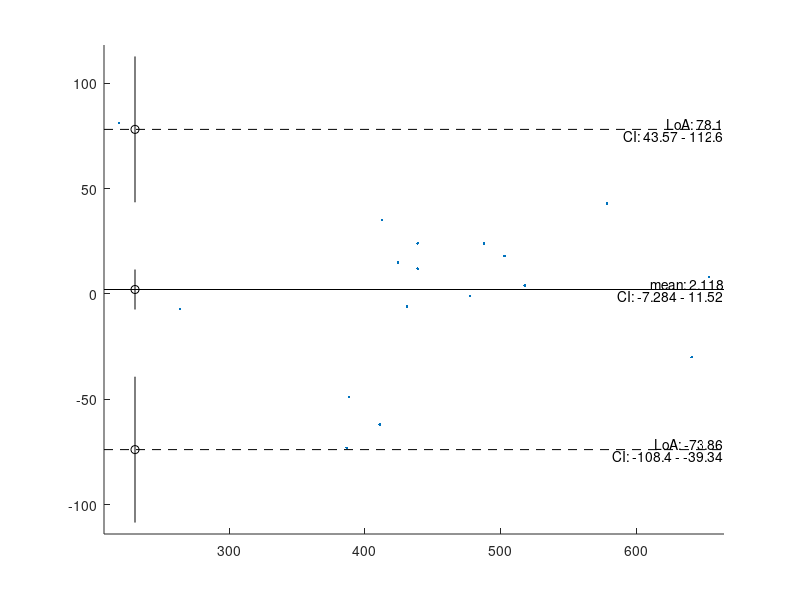

Write the MATLAB code that produced this figure.
function h=BlandAltmanPlot(var1, var2, varargin)
%Create a Bland-Altman plot and return a struct with results and handles.
%This function does not require any toolbox.
%
%Syntax:
% BlandAltmanPlot()
%    Generate an example in the current axes.
% BlandAltmanPlot(var1,var2)
%    Create a Bland-Altman plot with the two entered variables. All other settings are set to the
%    default, as described below. Both must be numeric vectors with 2 dimensions or fewer (so
%    1x1x30 sized arrays will return an error). The y-values are var2-var1, the x-values are
%    (var1+var2)/2, unless the plot_x_mean switch is set to false, in which case var1 determines
%    the x-values.
% BlandAltmanPlot(___,Name,Value)
%    Change optional parameters. See below for the list of options that can be changed.
% BlandAltmanPlot(___,optionstruct)
%    Change optional parameters. Each field should be one of the parameters detailed below. Missing
%    fields are filled with the default.
% h=BlandAltmanPlot(___)
%    Returns a struct with values and object handles. This can be used to extract calculated
%    values, to delete specific objects, or to change the plot type.
%
%Parameters:
%AddDetailsText      [default=true] Add the details to the plot as text. This will add the mean and
%                    limits of agreement above the plotted lines. The confidence intervals will be
%                    added under the plotted lines if enabled by the plotCI parameter. The text
%                    elements are placed on the far right side of the plot.
%alpha               [default=0.05] The alpha value is used for the limits of agreement, as well as
%                    for the confidence intervals.
%plotCI              [default=true] Add the CIs of the mean and LoAs to the plot with the errorbar
%                    function. If AddDetailsText is set to true, this parameter controls both the
%                    whiskers and the text. The whiskers are plotted close to the left side of the
%                    plot.
%GroupIndex          [default=[]] You can split the plot into an array of line objects so you can
%                    adjust properties like Color and Marker for subgroups. Setting this to an
%                    empty array will keep all points in a single group.
%                    This parameter must contain only positive integer values, as it is used to
%                    index h.plot.data.
%plot_x_mean         [default=true] If set to false, the first input is used for the x-coordinate,
%                    instead of using the mean.
%StoreToAppdata      [default=true] If set to true, the output of this function will be stored in
%                    the axes object with setappdata, so it can be easily retrieved. The output
%                    struct is set to the data field named 'HJW___BlandAltmanPlot___data'.
%Parent              [default=[]] This determines the parent axes for the plots and texts. If left
%                    empty, gca is used to determine the target axes. If TargetAxes and Parent both
%                    are non-empty, TargetAxes is ignored.
%TargetAxes          [default=[]] This is the same as the Parent switch. If both are non-empty,
%                    TargetAxes is ignored. This switch is maintained for backwards compatibility.
%TextDigitsDisplayed [default=4] This is either the number of digits used in the text elements, or
%                    a FormatSpec that makes num2str return a non-empty char.
%xxyy                [default=[]] This parameter controls the axis range. It has to be a 4-element
%                    vector. Any NaN values will be auto-determined based on the input data (taking
%                    into account the value of plot_x_mean). An empty input is equivalent to [NaN
%                    NaN NaN NaN].
%
%Output:
%h.input.alpha       - alpha value used for plots and calculations
%       .var1        - first variable used for plot
%       .var2        - second variable used for plot
% .data.mu           - mean value of var2-var1
%      .loa          - lower and upper limits of agreement
%      .CI.mu        - lower and upper bound of the CI of the mean
%         .loa_lower - lower and upper bound of the CI of the lower LoA
%         .loa_upper - lower and upper bound of the CI of the upper LoA
% .xxyy              - axis extents used
% .plot.data         - handle to the data plot object (may be an array)
%      .mean         - handle to the mean line
%      .loa_lo       - handle to the lower LoA line
%      .loa_hi       - handle to the upper LoA line
%      .CI_lo        - handle to the lower LoA errorbar
%      .CI_mu        - handle to the mean errorbar
%      .CI_hi        - handle to the upper LoA errorbar
% .text.mean         - handle to the 'mean: %f' text object
%      .meanCI       - handle to the 'CI: %f-%f' text object
%      .loa_hi       - handle to the 'LoA: %f' text object
%      .loa_hi_CI    - handle to the 'CI: %f-%f' text object
%      .loa_lo       - handle to the 'LoA: %f' text object
%      .loa_lo_CI    - handle to the 'CI: %f-%f' text object
%
%The method for calculating characteristic values and the example data were taken from
%Bland&Altman (Lancet, 1986, i:307-310) http://dx.doi.org/10.1016/S0140-6736(86)90837-8
%
%/%/%/%/%/%/%/%/%/%/%/%/%/%/%/%/%/%/%/%/%/%/%/%/%/%/%/%/%/%/%/%/%/%/%/%/%/%/%
%|                                                                         |%
%|  Version: 1.2.0                                                         |%
%|  Date:    2021-05-19                                                    |%
%|  Author:  H.J. Wisselink                                                |%
%|  Licence: CC by-nc-sa 4.0 ( creativecommons.org/licenses/by-nc-sa/4.0 ) |%
%|  Email = 'h_j_wisselink*alumnus_utwente_nl';                            |%
%|  Real_email = regexprep(Email,{'*','_'},{'@','.'})                      |%
%|                                                                         |%
%/%/%/%/%/%/%/%/%/%/%/%/%/%/%/%/%/%/%/%/%/%/%/%/%/%/%/%/%/%/%/%/%/%/%/%/%/%/%
%
% Tested on several versions of Matlab (ML 6.5 and onward) and Octave (4.4.1 and onward), and on
% multiple operating systems (Windows/Ubuntu/MacOS). For the full test matrix, see the HTML doc.
% Compatibility considerations:
% - The implementation of tinv and alpha_to_Z are by Star Strider. These implementations mean you
%   can use this function without the Statistics Toolbox.
%   https://www.mathworks.com/matlabcentral/fileexchange/56500
%   https://www.mathworks.com/matlabcentral/answers/45173#answer_55318

if nargin<2
    if nargin==0
        %example data taken from Bland&Altman (Lancet, 1986, i:307-310)
        % http://dx.doi.org/10.1016/S0140-6736(86)90837-8
        %(only first measurement of each peak flow meter)
        var1=[494,395,516,434,476,557,413,442,650,433,417,656,267,478,178,423,427];
        var2=[512,430,520,428,500,600,364,380,658,445,432,626,260,477,259,350,451];
    else
        error('Incorrect number of input argument.')
    end
end
[success,options,ME]=BlandAltmanPlot_parse_inputs(var1,var2,varargin{:});
if ~success
    %The throwAsCaller function was introduced in R2007b, hence the rethrow here.
    rethrow(ME)
else
    [StoreToAppdata, alpha, plot_x_mean, plotCI, AddDetailsText, ...
        h_ax, TextDigitsDisplayed, xxyy, GroupIndex]=...
        deal(options.StoreToAppdata, options.alpha, options.plot_x_mean, options.plotCI, ...
        options.AddDetailsText, options.TargetAxes, options.TextDigitsDisplayed, options.xxyy, ...
        options.GroupIndex);
end

%Compute Bland-Altman plot characteristics.
[mu,loa,CI]=BlandAltman_values(var1,var2,alpha);

h=struct;%Store all handles to this struct.

%Prepare first part of output.
h.input.alpha=alpha;
h.input.var1=var1;
h.input.var2=var2;
h.data.mu=mu;
h.data.loa=loa;
h.data.CI=CI;

%Determine x and y data based on plot_x_mean.
if ~isequal(size(var1),size(var2))
    %Reshape to vectors.
    var1=var1(:);var2=var2(:);
end
if plot_x_mean
    x=(var1+var2)/2;
    y=var2-var1;
else
    x=var1;
    y=var2-var1;
end

%Store the value of xxyy in the output struct, so it can be used to round the axis extent to
%appropriate values on a case by case basis.
h.xxyy=[min(x) max(x) min(y) max(y)];
%Consider limits of agreement CI when calculating the bounds.
h.xxyy(3)=min(h.xxyy(3),CI.loa_lower(1));
h.xxyy(4)=max(h.xxyy(4),CI.loa_upper(2));
%Add a small margin so the points are not on the exact edge of the plot.
margin=5;%in percent
meanxxyy=[[1 1]*mean(h.xxyy(1:2)) [1 1]*mean(h.xxyy(3:4))];
h.xxyy=meanxxyy+(h.xxyy-meanxxyy)*(1+margin/100);
if isempty(xxyy)
    xxyy=[NaN NaN NaN NaN];
end
%Replace any NaN by the auto-determined extent.
xxyy(isnan(xxyy))=h.xxyy(isnan(xxyy));h.xxyy=xxyy;

%Plot the data, mean and LoAs.
NextPlot=get(h_ax,'NextPlot');%Get property to retain state.
set(h_ax,'NextPlot','add')
if ~isempty(GroupIndex)
    Color=[];
    for ind=unique(GroupIndex(:)).'
        L=GroupIndex==ind;
        h.plot.data(ind)=plot(x(L),y(L),'.','Parent',h_ax);
        if isempty(Color)
            Color=get(h.plot.data(ind),'Color');
        else
            set(h.plot.data(ind),'Color',Color);
        end
    end
else
    h.plot.data=plot(x,y,'.','Parent',h_ax);
end
h.plot.mean=plot(xxyy(1:2),mu*[1 1],'k','Parent',h_ax);
h.plot.loa_lo=plot(xxyy(1:2),loa(1)*[1 1],'k--','Parent',h_ax);
h.plot.loa_hi=plot(xxyy(1:2),loa(2)*[1 1],'k--','Parent',h_ax);
if plotCI
    err1=diff(CI.loa_lower)/2;
    err2=diff(CI.mu)/2;
    xe=xxyy(1)+0.05*diff(xxyy(1:2));%Shift slightly right.
    h.plot.CI_lo=errorbar(xe,loa(1),err1,'ko');
    h.plot.CI_mu=errorbar(xe,mu    ,err2,'ko');
    h.plot.CI_hi=errorbar(xe,loa(2),err1,'ko');
end
set(h_ax,'NextPlot',NextPlot)%Restore state (probably hold('off') ).
axis(h_ax,xxyy)
if AddDetailsText
    %Add text elements.
    %Use num2str to make use of automatic choice of FormatSpec for a fixed number of digits. This
    %is guaranteed to return a non-empty char array, as that was tested in the parser.
    d=TextDigitsDisplayed;%Use a shorter variable name for better readability of the code.
    
    %Add mean text.
    tx=xxyy(2);ty=mu;
    txt=sprintf('mean: %s',num2str(ty,d));
    h.text.mean=text(tx,ty,txt,'Parent',h_ax,...
        'HorizontalAlignment','right','VerticalAlignment','bottom');
    if plotCI
        txt=sprintf('CI: %s - %s',...
            num2str(CI.mu(1),d),num2str(CI.mu(2),d));
        h.text.meanCI=text(tx,ty,txt,'Parent',h_ax,...
            'HorizontalAlignment','right','VerticalAlignment','top');
    end
    
    %Add upper limit of agreement.
    ty=loa(2);
    txt=sprintf('LoA: %s',num2str(ty,d));
    h.text.loa_hi=text(tx,ty,txt,'Parent',h_ax,...
        'HorizontalAlignment','right','VerticalAlignment','bottom');
    if plotCI
        txt=sprintf('CI: %s - %s',...
            num2str(CI.loa_upper(1),d),num2str(CI.loa_upper(2),d));
        h.text.loa_hi_CI=text(tx,ty,txt,'Parent',h_ax,...
            'HorizontalAlignment','right','VerticalAlignment','top');
    end
    
    %Add lower limit of agreement.
    ty=loa(1);
    txt=sprintf('LoA: %s',num2str(ty,d));
    h.text.loa_lo=text(tx,ty,txt,'Parent',h_ax,...
        'HorizontalAlignment','right','VerticalAlignment','bottom');
    if plotCI
        txt=sprintf('CI: %s - %s',...
            num2str(CI.loa_lower(1),d),num2str(CI.loa_lower(2),d));
        h.text.loa_lo_CI=text(tx,ty,txt,'Parent',h_ax,...
            'HorizontalAlignment','right','VerticalAlignment','top');
    end
end

if StoreToAppdata
    setappdata(h_ax,'HJW___BlandAltmanPlot___data',h)
end
if nargout==0
    clear h
end
end
function [mu,loa,CI]=BlandAltman_values(x,y,alpha)
%Compute Bland-Altman plot characteristics.
%
%The method for calculating these values was taken from Bland&Altman
%(Lancet, 1986, i:307-310) http://dx.doi.org/10.1016/S0140-6736(86)90837-8
%
%The implementation of tinv is by Star Strider
% https://www.mathworks.com/matlabcentral/fileexchange/56500
%The implementation of alpha_to_Z is by Star Strider as well
% https://www.mathworks.com/matlabcentral/answers/45173#answer_55318

% http://web.archive.org/web/20190326204734/
% https://www.mathworks.com/matlabcentral/mlc-downloads/downloads/
%  submissions/56500/versions/1/contents/tstat3.m  
%
% http://web.archive.org/web/20150317011457/
% http://www.mathworks.com/matlabcentral/answers/
%  45173-p-value-to-z-score#answer_55318

%Retrieve statistical functions.
persistent alpha_to_Z
if isempty(alpha_to_Z)
    if ifversion('>=',7.0,'Octave','>',3)
        %Anonymous functions were introduced in ML7.0, so we need to use eval to fool the syntax
        %checker in ML6.5.
        alpha_to_Z = eval('@(a) -sqrt(2) * erfcinv(a*2)'); % Get Z value given the alpha.
    else
        alpha_to_Z=inline('-sqrt(2) * erfcinv(a*2)','a'); %#ok<DINLN>
    end
end

%Compute main characteristics.
data=y(:)-x(:);data(isnan(data))=[];
n=numel(data);%Cases
mu=mean(data);%Mean
s=std(data);  %SD

%Compute statistical elements.
mu_ste=sqrt(s^2/n);     %Standard error of mean
loa_ste=sqrt(3*s^2/n);  %Standard error of limit of agreement
t=t_inv(alpha/2,n-1);   %t-value
z=alpha_to_Z(1-alpha/2);%Z value for two-tailed alpha

%Compute output parameters.
CI.mu=[mu-mu_ste mu+mu_ste];
loa=[mu-z*s mu+z*s];
CI.loa_lower=[loa(1)-(t*loa_ste) loa(1)+(t*loa_ste)];
CI.loa_upper=[loa(2)-(t*loa_ste) loa(2)+(t*loa_ste)];
end
function out=t_inv(a,v)
% This implementation of tinv is by Star Strider
%
% https://www.mathworks.com/matlabcentral/fileexchange/56500
%
% http://web.archive.org/web/20190326204734/
% https://www.mathworks.com/matlabcentral/mlc-downloads/downloads/
%  submissions/56500/versions/1/contents/tstat3.m
persistent isOctave,if isempty(isOctave),isOctave = exist('OCTAVE_VERSION', 'builtin') ~= 0;end
persistent oct__tinv
if isOctave
    %Octave doesn't allow passing extra variables to fzero.
    if isempty(oct__tinv)
        %This uses eval to fool the syntax checker, but this requires some attention to make it
        %still work if the code is minified.
        oct__tdist2T=eval('@(t,v) (1-betainc(v/(v+t^2), v/2, 0.5));');
        oct__tdist1T=eval(['@(t,v) 1-(1-' var2str(oct__tdist2T) '(t,v))/2;']);
        oct__tinv=eval(['@(alpha,v) fzero(@(tval) (max(alpha,(1-alpha)) - ' ...
            var2str(oct__tdist1T) '(tval,v)), 5);']);
    end
    out=oct__tinv(a,v);
else
    out=fzero(@t_inv_reimplementation___local_fun,5,optimset('fzero'),a,v);
end
end
function out=t_inv_reimplementation___tdist2T(t,v)
out=1-betainc(v/(v+t^2), v/2, 0.5);
end
function out=t_inv_reimplementation___tdist1T(t,v)
out=1-(1-t_inv_reimplementation___tdist2T(t,v))/2;
end
function out=t_inv_reimplementation___local_fun(tval,a,v)
out=max(a,(1-a))-t_inv_reimplementation___tdist1T(tval,v);
end
function [success,options,ME]=BlandAltmanPlot_parse_inputs(var1,var2,varargin)
%Parse the inputs of the BlandAltmanPlot function.
% This function returns a success flag, the parsed options, and an ME struct. As input, the
% options should either be entered as a struct or as Name,Value pairs. Missing fields are filled
% from the default.

%Pre-assign outputs.
success=false;
options=struct;
ME=struct('identifier','','message','');

%Test the required inputs.
if numel(var1)==0 || numel(var1)~=max(size(var1)) || ~isnumeric(var1) ...
        || numel(size(var1))>2 %ndims must be <=2 for use in plot()
    ME.message='The first input is not a numeric vector.';
    ME.identifier='HJW:BlandAltmanPlot:incorrect_input';
    return
end
if numel(var2)==0 || numel(var2)~=max(size(var2)) || ~isnumeric(var2) ...
        || numel(size(var2))>2 %ndims must be <=2 for use in plot()
    ME.message='The second input is not a numeric vector.';
    ME.identifier='HJW:BlandAltmanPlot:incorrect_input';
    return
end
if numel(var1)~=numel(var2)
    ME.message='The first and second inputs do no match.';
    ME.identifier='HJW:BlandAltmanPlot:incorrect_input';
    return
end

%Set the defaults.
default.StoreToAppdata=true;  %Store output in the axis with setappdata.
default.alpha=0.05;           %Set default alpha value to 5%.
default.plot_x_mean=true;     %Use the mean as x coordinate.
default.plotCI=true;          %Add the CIs of the mean and LoAs to the plot.
default.GroupIndex=[];        %Don't split the plot.
default.AddDetailsText=true;  %Add the details to the plot as text.
default.TextDigitsDisplayed=4;%Number of digits or num2str FormatSpec.
default.xxyy=[];              %Axis range, leave empty or NaN to auto-determine.
default.TargetAxes=[];        %Axes where the plots and texts should be created.
default.Parent=[];            %Alternative option name for TargetAxes.

%The required inputs are checked, so now we need to return the default options if there are no
%further inputs.
if nargin==2
    options=default;
    success=true;
    options=BlandAltmanPlot_parse_inputs_ensureParentAxesExists(options);
    return
end

%Test the optional inputs.
struct_input=nargin==3 && isa(varargin{1},'struct');
NameValue_input=mod(nargin,2)==0 && ...
    all(cellfun('isclass',varargin(1:2:end),'char'));
if ~( struct_input || NameValue_input )
    ME.message=['The third input (options) is expected to be either a ',...
        'struct,',char(10),'or consist of Name,Value pairs.']; %#ok<CHARTEN>
    ME.identifier='HJW:BlandAltmanPlot:incorrect_input_options';
    return
end
if NameValue_input
    %convert the Name,Value to a struct
    for n=1:2:numel(varargin)
        try
            options.(varargin{n})=varargin{n+1};
        catch
            ME.message='Parsing of Name,Value pairs failed.';
            ME.identifier='HJW:BlandAltmanPlot:incorrect_input_NameValue';
            return
        end
    end
else
    options=varargin{1};
end
fn=fieldnames(options);
for k=1:numel(fn)
    curr_option=fn{k};
    item=options.(curr_option);
    ME.identifier=...
        ['HJW:BlandAltmanPlot:incorrect_input_opt_' lower(curr_option)];
    switch curr_option
        case 'alpha'
            if ~isnumeric(item) || numel(item)~=1 || ...
                    item<0 || item>1 || isnan(item)
                %Because of the short circuit or() the NaN test doesn't need to consider the case
                %of a vector, as the numel test will already become true, in which case it is not
                %evaluated.
                ME.message='The value of options.alpha is not a scalar between 0 and 1.';
                return
            end
        case {'StoreToAppdata','plotCI','AddDetailsText','plot_x_mean'}
            [passed,item]=test_if_scalar_logical(item);
            options.(curr_option)=item;
            if ~passed
                ME.message=['The value of options.',curr_option,' is not a logical scalar.'];
                return
            end
        case 'TextDigitsDisplayed'
            temp=false;
            %Test an integer input and a char input separately to keep the logical statements and
            %program flow more clear.
            if isnumeric(item)
                if numel(item)~=1 || double(item)~=round(double(item))
                    %The integer test could cause issues due to float rounding, but it should
                    %actually not be an issue.
                    %The integer test in its current form also catches NaN.
                    temp=true;
                end
            elseif isa(item,'char')
                try
                    %This will not catch all invalid FormatSpec inputs, but at least any errors are
                    %caught. If the user chooses to supply '%%d' as a FormatSpec, the function will
                    %run as expected (i.e. return '%d' on Octave and all Matlab releases except
                    %v6.5 where this returns an error).
                    temp_out=num2str(123.45,item);
                    if ~isa(temp_out,'char') || numel(temp_out)==0
                        temp=true;
                    end
                catch
                    temp=true;
                end
            else
                temp=true;
            end
            if temp
                ME.message='The value of options.TextDigitsDisplayed is not an integer scalar.';
                return
            end
        case 'xxyy'
            %NaN values will be filled with the data extent.
            if ~isnumeric(item) || (numel(item)~=4 && ~isempty(item)) || ...
                    ( ~isempty(item) && ...
                    ( item(2)<=item(1) || item(4)<=item(3) ) )
                ME.message=['The value of options.xxyy is neither ',...
                    'a valid 2D axis range, nor empty.'];
                return
            end
        case {'TargetAxes','Parent'}
            %It is difficult to test if a supplied variable is an axes object, as in old Matlab
            %(and in Octave) a handle is simply a double. A strategy with get (with try-catch)
            %should work.
            try
                if ~strcmp(get(item,'Type'),'axes') && ~isempty(item)
                    ME.message=['The value of options.',curr_option,...
                        ' is not an axes object or is not empty.'];
                    return
                end
            catch
                if ~isempty(item)
                    ME.message=['The value of options.',curr_option,...
                        ' is not an axes object or is not empty.'];
                    return
                end
            end
        case 'GroupIndex'
            if isempty(item),continue,end %If explicitly set to empty there is no need for checks.
            try
                if numel(item)~=numel(var1)
                    error('trigger')
                end
                x=zeros(1,max(item(:)));
                x(item)=1; %An indexing operation should work for valid input.
                if sum(x)==0 %At least 1 element should be marked.
                    error('trigger')
                end
            catch
                ME.message=['The values in GroupIndex must be valid array indices',...
                    char(10),'and the number of elements must match the data.']; %#ok<CHARTEN>
            end
        otherwise
            ME.message=sprintf('Name,Value pair not recognized: %s',curr_option);
            ME.identifier='HJW:BlandAltmanPlot:incorrect_input_NameValue';
            return
    end
end

%Fill any missing fields.
fn=fieldnames(default);
for k=1:numel(fn)
    if ~isfield(options,fn(k))
        options.(fn{k})=default.(fn{k});
    end
end

if isempty(options.TargetAxes)
    options=BlandAltmanPlot_parse_inputs_ensureParentAxesExists(options);
end
success=true;ME=[];
end
function options=BlandAltmanPlot_parse_inputs_ensureParentAxesExists(options)
%gca might result in unexpected behavior if called unintentionally
%
%When this function is called, the validity of the inputs is already checked, or the default was
%loaded (meaning both inputs are empty). The precedence is described below.
%
%behavior: (P='Parent' parameter, T='TargetAxes' parameter)
% isempty(P) &&  isempty(T) --> out=gca
%~isempty(P) &&  isempty(T) --> out=P
% isempty(P) && ~isempty(T) --> out=T
%~isempty(P) && ~isempty(T) --> out=P
P=options.Parent;T=options.TargetAxes;
ax_matrix={[],T;P,P};
ax=ax_matrix{2-isempty(P),2-isempty(T)};
if isempty(ax)
    ax=gca;
end
options.Parent=ax;
options.TargetAxes=ax;
end
function tf=ifversion(test,Rxxxxab,Oct_flag,Oct_test,Oct_ver)
%Determine if the current version satisfies a version restriction
%
% To keep the function fast, no input checking is done. This function returns a NaN if a release
% name is used that is not in the dictionary.
%
% Syntax:
% tf=ifversion(test,Rxxxxab)
% tf=ifversion(test,Rxxxxab,'Octave',test_for_Octave,v_Octave)
%
% Output:
% tf       - If the current version satisfies the test this returns true.
%            This works similar to verLessThan.
%
% Inputs:
% Rxxxxab - Char array containing a release description (e.g. 'R13', 'R14SP2' or 'R2019a') or the
%           numeric version.
% test    - Char array containing a logical test. The interpretation of this is equivalent to
%           eval([current test Rxxxxab]). For examples, see below.
%
% Examples:
% ifversion('>=','R2009a') returns true when run on R2009a or later
% ifversion('<','R2016a') returns true when run on R2015b or older
% ifversion('==','R2018a') returns true only when run on R2018a
% ifversion('==',9.9) returns true only when run on R2020b
% ifversion('<',0,'Octave','>',0) returns true only on Octave
% ifversion('<',0,'Octave','>=',6) returns true only on Octave 6 and higher
%
% The conversion is based on a manual list and therefore needs to be updated manually, so it might
% not be complete. Although it should be possible to load the list from Wikipedia, this is not
% implemented.
%
%/%/%/%/%/%/%/%/%/%/%/%/%/%/%/%/%/%/%/%/%/%/%/%/%/%/%/%/%/%/%/%/%/%/%/%/%/%/%
%|                                                                         |%
%|  Version: 1.0.6                                                         |%
%|  Date:    2021-03-11                                                    |%
%|  Author:  H.J. Wisselink                                                |%
%|  Licence: CC by-nc-sa 4.0 ( creativecommons.org/licenses/by-nc-sa/4.0 ) |%
%|  Email = 'h_j_wisselink*alumnus_utwente_nl';                            |%
%|  Real_email = regexprep(Email,{'*','_'},{'@','.'})                      |%
%|                                                                         |%
%/%/%/%/%/%/%/%/%/%/%/%/%/%/%/%/%/%/%/%/%/%/%/%/%/%/%/%/%/%/%/%/%/%/%/%/%/%/%
%
% Tested on several versions of Matlab (ML 6.5 and onward) and Octave (4.4.1 and onward), and on
% multiple operating systems (Windows/Ubuntu/MacOS). For the full test matrix, see the HTML doc.
% Compatibility considerations:
% - This is expected to work on all releases.

%The decimal of the version numbers are padded with a 0 to make sure v7.10 is larger than v7.9.
%This does mean that any numeric version input needs to be adapted. multiply by 100 and round to
%remove the potential for float rounding errors.
%Store in persistent for fast recall (don't use getpref, as that is slower than generating the
%variables and makes updating this function harder).
persistent  v_num v_dict octave
if isempty(v_num)
    %test if Octave is used instead of Matlab
    octave=exist('OCTAVE_VERSION', 'builtin');
    
    %get current version number
    v_num=version;
    ii=strfind(v_num,'.');if numel(ii)~=1,v_num(ii(2):end)='';ii=ii(1);end
    v_num=[str2double(v_num(1:(ii-1))) str2double(v_num((ii+1):end))];
    v_num=v_num(1)+v_num(2)/100;v_num=round(100*v_num);
    
    %get dictionary to use for ismember
    v_dict={...
        'R13' 605;'R13SP1' 605;'R13SP2' 605;'R14' 700;'R14SP1' 700;'R14SP2' 700;
        'R14SP3' 701;'R2006a' 702;'R2006b' 703;'R2007a' 704;'R2007b' 705;
        'R2008a' 706;'R2008b' 707;'R2009a' 708;'R2009b' 709;'R2010a' 710;
        'R2010b' 711;'R2011a' 712;'R2011b' 713;'R2012a' 714;'R2012b' 800;
        'R2013a' 801;'R2013b' 802;'R2014a' 803;'R2014b' 804;'R2015a' 805;
        'R2015b' 806;'R2016a' 900;'R2016b' 901;'R2017a' 902;'R2017b' 903;
        'R2018a' 904;'R2018b' 905;'R2019a' 906;'R2019b' 907;'R2020a' 908;
        'R2020b' 909;'R2021a' 910};
end

if octave
    if nargin==2
        warning('HJW:ifversion:NoOctaveTest',...
            ['No version test for Octave was provided.',char(10),...
            'This function might return an unexpected outcome.']) %#ok<CHARTEN>
        if isnumeric(Rxxxxab)
            v=0.1*Rxxxxab+0.9*fix(Rxxxxab);v=round(100*v);
        else
            L=ismember(v_dict(:,1),Rxxxxab);
            if sum(L)~=1
                warning('HJW:ifversion:NotInDict',...
                    'The requested version is not in the hard-coded list.')
                tf=NaN;return
            else
                v=v_dict{L,2};
            end
        end
    elseif nargin==4
        % Undocumented shorthand syntax: skip the 'Octave' argument.
        [test,v]=deal(Oct_flag,Oct_test);
        % Convert 4.1 to 401.
        v=0.1*v+0.9*fix(v);v=round(100*v);
    else
        [test,v]=deal(Oct_test,Oct_ver);
        % Convert 4.1 to 401.
        v=0.1*v+0.9*fix(v);v=round(100*v);
    end
else
    % Convert R notation to numeric and convert 9.1 to 901.
    if isnumeric(Rxxxxab)
        v=0.1*Rxxxxab+0.9*fix(Rxxxxab);v=round(100*v);
    else
        L=ismember(v_dict(:,1),Rxxxxab);
        if sum(L)~=1
            warning('HJW:ifversion:NotInDict',...
                'The requested version is not in the hard-coded list.')
            tf=NaN;return
        else
            v=v_dict{L,2};
        end
    end
end
switch test
    case '==', tf= v_num == v;
    case '<' , tf= v_num <  v;
    case '<=', tf= v_num <= v;
    case '>' , tf= v_num >  v;
    case '>=', tf= v_num >= v;
end
end
function [isLogical,val]=test_if_scalar_logical(val)
%Test if the input is a scalar logical or convertible to it.
%The char and string test are not case sensitive.
%(use the first output to trigger an input error, use the second as the parsed input)
%
% Allowed values:
%- true or false
%- 1 or 0
%- 'on' or 'off'
%- matlab.lang.OnOffSwitchState.on or matlab.lang.OnOffSwitchState.off
%- 'enable' or 'disable'
%- 'enabled' or 'disabled'
persistent states
if isempty(states)
    states={true,false;...
        1,0;...
        'on','off';...
        'enable','disable';...
        'enabled','disabled'};
    try
        states(end+1,:)=eval('{"on","off"}');
    catch
    end
end
isLogical=true;
try
    if isa(val,'char') || isa(val,'string')
        try val=lower(val);catch,end
    end
    for n=1:size(states,1)
        for m=1:2
            if isequal(val,states{n,m})
                val=states{1,m};return
            end
        end
    end
    if isa(val,'matlab.lang.OnOffSwitchState')
        val=logical(val);return
    end
catch
end
isLogical=false;
end
function varargout=var2str(varargin)
%Analogous to func2str, return the variable names as char arrays, as detected by inputname.
%This returns an error for invalid inputs and if nargin~=max(1,nargout).
%
%You can use comma separated lists to create a cell array:
% out=cell(1,2);
% foo=1;bar=2;
% [out{:}]=var2str(foo,bar);
err_flag= nargin~=max(1,nargout) ;
if ~err_flag
    varargout=cell(nargin,1);
    for n=1:nargin
        try varargout{n}=inputname(n);catch,varargout{n}='';end
        if isempty(varargout{n}),err_flag=true;break,end
    end
end
if err_flag
    error('Invalid input and/or output.')
end
end